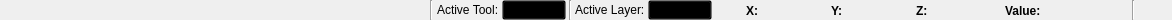
<?xml version="1.0" encoding="UTF-8"?>
<ui version="4.0">
 <class>StatusBar</class>
 <widget class="QWidget" name="StatusBar">
  <property name="geometry">
   <rect>
    <x>0</x>
    <y>0</y>
    <width>1172</width>
    <height>20</height>
   </rect>
  </property>
  <property name="minimumSize">
   <size>
    <width>0</width>
    <height>20</height>
   </size>
  </property>
  <property name="maximumSize">
   <size>
    <width>16777215</width>
    <height>20</height>
   </size>
  </property>
  <property name="windowTitle">
   <string>Form</string>
  </property>
  <property name="styleSheet">
   <string notr="true">QToolButton{
	background-color:  rgba( 0, 0, 0, 0 );
	border: 1px solid  rgba( 0, 0, 0, 0 );
	margin: 0, 0, 0, 0;
	padding: 0, 0, 0, 0, ;
}
QToolButton:hover{
	background-color: rgba( 0, 0, 0, 30 );
}


 QComboBox {
     padding: 1px 1px 1px 1px;
     /*min-width: 6em;*/
	background-color: rgba( 0,0,0,0 );
	color: black;
 }

 QComboBox:editable {
 }

 QComboBox:!editable, QComboBox::drop-down:editable {
	background-color: qlineargradient(x1: 0, y1: 0, x2: 0, y2: 1,
                                  stop: 0 #E1E1E1, stop: 0.4 #DDDDDD,
                                  stop: 0.5 #D8D8D8, stop: 1.0 #D3D3D3);
 }

 /* QComboBox gets the &quot;on&quot; state when the popup is open */
 QComboBox:!editable:on, QComboBox::drop-down:editable:on {
     background: qlineargradient(x1: 0, y1: 0, x2: 0, y2: 1,
                                 stop: 0 #D3D3D3, stop: 0.4 #D8D8D8,
                                 stop: 0.5 #DDDDDD, stop: 1.0 #E1E1E1);
 }

 QComboBox:on { /* shift the text when the popup opens */
 }

 QComboBox::drop-down {
     subcontrol-origin: padding;
     subcontrol-position: top right;
    /* width: 16px;*/
     border-top-right-radius: 2px;
     border-bottom-right-radius: 2px;
 }

 QComboBox::down-arrow {
     image: url(&quot;:/Images/Arrow.png&quot;);
 }

 QComboBox::down-arrow:on { /* shift the arrow when popup is open */
     top: 0px;
     left: 0px;
 }
QComboBox::icon{
	border: 1px solid rgba( 0, 0, 0, 0 );
}
</string>
  </property>
  <layout class="QHBoxLayout" name="horizontalLayout_11">
   <property name="spacing">
    <number>0</number>
   </property>
   <property name="margin">
    <number>0</number>
   </property>
   <item>
    <widget class="QWidget" name="widget_8" native="true">
     <property name="sizePolicy">
      <sizepolicy hsizetype="Fixed" vsizetype="Fixed">
       <horstretch>0</horstretch>
       <verstretch>0</verstretch>
      </sizepolicy>
     </property>
     <property name="minimumSize">
      <size>
       <width>20</width>
       <height>20</height>
      </size>
     </property>
     <property name="maximumSize">
      <size>
       <width>20</width>
       <height>20</height>
      </size>
     </property>
     <property name="font">
      <font/>
     </property>
     <layout class="QHBoxLayout" name="horizontalLayout_8">
      <property name="spacing">
       <number>0</number>
      </property>
      <property name="margin">
       <number>0</number>
      </property>
      <item>
       <widget class="QToolButton" name="info_button_">
        <property name="minimumSize">
         <size>
          <width>20</width>
          <height>20</height>
         </size>
        </property>
        <property name="maximumSize">
         <size>
          <width>20</width>
          <height>20</height>
         </size>
        </property>
        <property name="font">
         <font/>
        </property>
        <property name="toolTip">
         <string>Open/close the message dialog window</string>
        </property>
        <property name="text">
         <string/>
        </property>
        <property name="icon">
         <iconset resource="../../Resources/QtResources.qrc">
          <normaloff>:/Images/TextOff.png</normaloff>
          <normalon>:/Images/Text.png</normalon>:/Images/TextOff.png</iconset>
        </property>
        <property name="checkable">
         <bool>true</bool>
        </property>
        <property name="checked">
         <bool>false</bool>
        </property>
        <property name="popupMode">
         <enum>QToolButton::DelayedPopup</enum>
        </property>
       </widget>
      </item>
     </layout>
    </widget>
   </item>
   <item>
    <widget class="QWidget" name="widget_6" native="true">
     <property name="sizePolicy">
      <sizepolicy hsizetype="MinimumExpanding" vsizetype="Preferred">
       <horstretch>0</horstretch>
       <verstretch>0</verstretch>
      </sizepolicy>
     </property>
     <property name="minimumSize">
      <size>
       <width>0</width>
       <height>20</height>
      </size>
     </property>
     <property name="maximumSize">
      <size>
       <width>16777215</width>
       <height>20</height>
      </size>
     </property>
     <property name="font">
      <font/>
     </property>
     <layout class="QHBoxLayout" name="horizontalLayout_12">
      <property name="spacing">
       <number>0</number>
      </property>
      <property name="leftMargin">
       <number>4</number>
      </property>
      <property name="topMargin">
       <number>0</number>
      </property>
      <property name="rightMargin">
       <number>4</number>
      </property>
      <property name="bottomMargin">
       <number>0</number>
      </property>
      <item>
       <widget class="QWidget" name="status_report_widget_" native="true">
        <property name="sizePolicy">
         <sizepolicy hsizetype="MinimumExpanding" vsizetype="Preferred">
          <horstretch>0</horstretch>
          <verstretch>0</verstretch>
         </sizepolicy>
        </property>
        <property name="minimumSize">
         <size>
          <width>0</width>
          <height>20</height>
         </size>
        </property>
        <property name="maximumSize">
         <size>
          <width>16777215</width>
          <height>20</height>
         </size>
        </property>
        <layout class="QHBoxLayout" name="horizontalLayout_6">
         <property name="spacing">
          <number>0</number>
         </property>
         <property name="margin">
          <number>0</number>
         </property>
         <item>
          <widget class="QLabel" name="status_report_label_">
           <property name="minimumSize">
            <size>
             <width>0</width>
             <height>20</height>
            </size>
           </property>
           <property name="maximumSize">
            <size>
             <width>16777215</width>
             <height>20</height>
            </size>
           </property>
           <property name="text">
            <string/>
           </property>
          </widget>
         </item>
        </layout>
       </widget>
      </item>
      <item>
       <widget class="Line" name="line_2">
        <property name="minimumSize">
         <size>
          <width>0</width>
          <height>20</height>
         </size>
        </property>
        <property name="maximumSize">
         <size>
          <width>16777215</width>
          <height>20</height>
         </size>
        </property>
        <property name="orientation">
         <enum>Qt::Vertical</enum>
        </property>
       </widget>
      </item>
     </layout>
    </widget>
   </item>
   <item>
    <widget class="QWidget" name="actives_" native="true">
     <property name="sizePolicy">
      <sizepolicy hsizetype="Minimum" vsizetype="Fixed">
       <horstretch>0</horstretch>
       <verstretch>0</verstretch>
      </sizepolicy>
     </property>
     <property name="minimumSize">
      <size>
       <width>0</width>
       <height>20</height>
      </size>
     </property>
     <property name="maximumSize">
      <size>
       <width>16777215</width>
       <height>20</height>
      </size>
     </property>
     <layout class="QHBoxLayout" name="horizontalLayout_9">
      <property name="spacing">
       <number>3</number>
      </property>
      <property name="margin">
       <number>0</number>
      </property>
      <item>
       <widget class="QLabel" name="label_2">
        <property name="text">
         <string>Active Tool:</string>
        </property>
       </widget>
      </item>
      <item>
       <widget class="QComboBox" name="tool_combobox_">
        <property name="sizeAdjustPolicy">
         <enum>QComboBox::AdjustToContents</enum>
        </property>
        <property name="frame">
         <bool>false</bool>
        </property>
       </widget>
      </item>
      <item>
       <widget class="Line" name="line">
        <property name="sizePolicy">
         <sizepolicy hsizetype="Fixed" vsizetype="Fixed">
          <horstretch>0</horstretch>
          <verstretch>0</verstretch>
         </sizepolicy>
        </property>
        <property name="minimumSize">
         <size>
          <width>0</width>
          <height>20</height>
         </size>
        </property>
        <property name="maximumSize">
         <size>
          <width>16777215</width>
          <height>20</height>
         </size>
        </property>
        <property name="orientation">
         <enum>Qt::Vertical</enum>
        </property>
       </widget>
      </item>
      <item>
       <widget class="QLabel" name="label">
        <property name="text">
         <string>Active Layer:</string>
        </property>
       </widget>
      </item>
      <item>
       <widget class="QComboBox" name="layer_combobox_">
        <property name="sizeAdjustPolicy">
         <enum>QComboBox::AdjustToContents</enum>
        </property>
        <property name="frame">
         <bool>false</bool>
        </property>
       </widget>
      </item>
     </layout>
    </widget>
   </item>
   <item>
    <widget class="QWidget" name="label_values_" native="true">
     <property name="sizePolicy">
      <sizepolicy hsizetype="Fixed" vsizetype="Fixed">
       <horstretch>0</horstretch>
       <verstretch>0</verstretch>
      </sizepolicy>
     </property>
     <property name="minimumSize">
      <size>
       <width>420</width>
       <height>20</height>
      </size>
     </property>
     <property name="maximumSize">
      <size>
       <width>439</width>
       <height>20</height>
      </size>
     </property>
     <property name="font">
      <font/>
     </property>
     <layout class="QHBoxLayout" name="horizontalLayout_5" stretch="0,4,4,4,5">
      <property name="spacing">
       <number>0</number>
      </property>
      <property name="margin">
       <number>0</number>
      </property>
      <item>
       <widget class="QWidget" name="widget_7" native="true">
        <property name="sizePolicy">
         <sizepolicy hsizetype="Fixed" vsizetype="Fixed">
          <horstretch>0</horstretch>
          <verstretch>0</verstretch>
         </sizepolicy>
        </property>
        <property name="minimumSize">
         <size>
          <width>20</width>
          <height>20</height>
         </size>
        </property>
        <property name="maximumSize">
         <size>
          <width>20</width>
          <height>20</height>
         </size>
        </property>
        <property name="font">
         <font/>
        </property>
        <layout class="QHBoxLayout" name="horizontalLayout_7">
         <property name="spacing">
          <number>0</number>
         </property>
         <property name="margin">
          <number>0</number>
         </property>
         <item>
          <widget class="QToolButton" name="world_button_">
           <property name="minimumSize">
            <size>
             <width>20</width>
             <height>20</height>
            </size>
           </property>
           <property name="maximumSize">
            <size>
             <width>20</width>
             <height>20</height>
            </size>
           </property>
           <property name="font">
            <font/>
           </property>
           <property name="toolTip">
            <string>Switch between world coordinates and index coordinates</string>
           </property>
           <property name="text">
            <string/>
           </property>
           <property name="icon">
            <iconset resource="../../Resources/QtResources.qrc">
             <normaloff>:/Images/WorldOff.png</normaloff>
             <normalon>:/Images/World.png</normalon>:/Images/WorldOff.png</iconset>
           </property>
           <property name="checkable">
            <bool>true</bool>
           </property>
           <property name="checked">
            <bool>false</bool>
           </property>
           <property name="popupMode">
            <enum>QToolButton::DelayedPopup</enum>
           </property>
          </widget>
         </item>
        </layout>
       </widget>
      </item>
      <item>
       <widget class="QWidget" name="widget_2" native="true">
        <property name="minimumSize">
         <size>
          <width>80</width>
          <height>0</height>
         </size>
        </property>
        <property name="maximumSize">
         <size>
          <width>80</width>
          <height>16777215</height>
         </size>
        </property>
        <property name="font">
         <font/>
        </property>
        <layout class="QHBoxLayout" name="horizontalLayout" stretch="0,1">
         <property name="spacing">
          <number>0</number>
         </property>
         <property name="leftMargin">
          <number>4</number>
         </property>
         <property name="topMargin">
          <number>2</number>
         </property>
         <property name="rightMargin">
          <number>4</number>
         </property>
         <property name="bottomMargin">
          <number>1</number>
         </property>
         <item>
          <widget class="QLabel" name="x_coord_label_">
           <property name="minimumSize">
            <size>
             <width>14</width>
             <height>0</height>
            </size>
           </property>
           <property name="maximumSize">
            <size>
             <width>14</width>
             <height>16777215</height>
            </size>
           </property>
           <property name="font">
            <font>
             <weight>75</weight>
             <bold>true</bold>
            </font>
           </property>
           <property name="text">
            <string>X:</string>
           </property>
          </widget>
         </item>
         <item>
          <widget class="QLabel" name="x_">
           <property name="minimumSize">
            <size>
             <width>80</width>
             <height>0</height>
            </size>
           </property>
           <property name="maximumSize">
            <size>
             <width>80</width>
             <height>16777215</height>
            </size>
           </property>
           <property name="font">
            <font/>
           </property>
           <property name="text">
            <string/>
           </property>
          </widget>
         </item>
        </layout>
       </widget>
      </item>
      <item>
       <widget class="QWidget" name="widget_3" native="true">
        <property name="minimumSize">
         <size>
          <width>80</width>
          <height>0</height>
         </size>
        </property>
        <property name="maximumSize">
         <size>
          <width>80</width>
          <height>16777215</height>
         </size>
        </property>
        <property name="font">
         <font/>
        </property>
        <layout class="QHBoxLayout" name="horizontalLayout_2" stretch="0,1">
         <property name="spacing">
          <number>0</number>
         </property>
         <property name="leftMargin">
          <number>4</number>
         </property>
         <property name="topMargin">
          <number>2</number>
         </property>
         <property name="rightMargin">
          <number>4</number>
         </property>
         <property name="bottomMargin">
          <number>1</number>
         </property>
         <item>
          <widget class="QLabel" name="y_coord_label_">
           <property name="minimumSize">
            <size>
             <width>14</width>
             <height>0</height>
            </size>
           </property>
           <property name="maximumSize">
            <size>
             <width>14</width>
             <height>16777215</height>
            </size>
           </property>
           <property name="font">
            <font>
             <weight>75</weight>
             <bold>true</bold>
            </font>
           </property>
           <property name="text">
            <string>Y:</string>
           </property>
          </widget>
         </item>
         <item>
          <widget class="QLabel" name="y_">
           <property name="minimumSize">
            <size>
             <width>80</width>
             <height>0</height>
            </size>
           </property>
           <property name="maximumSize">
            <size>
             <width>80</width>
             <height>16777215</height>
            </size>
           </property>
           <property name="font">
            <font/>
           </property>
           <property name="text">
            <string/>
           </property>
          </widget>
         </item>
        </layout>
       </widget>
      </item>
      <item>
       <widget class="QWidget" name="widget_4" native="true">
        <property name="minimumSize">
         <size>
          <width>80</width>
          <height>0</height>
         </size>
        </property>
        <property name="maximumSize">
         <size>
          <width>80</width>
          <height>16777215</height>
         </size>
        </property>
        <property name="font">
         <font/>
        </property>
        <layout class="QHBoxLayout" name="horizontalLayout_3" stretch="0,1">
         <property name="spacing">
          <number>0</number>
         </property>
         <property name="leftMargin">
          <number>4</number>
         </property>
         <property name="topMargin">
          <number>2</number>
         </property>
         <property name="rightMargin">
          <number>4</number>
         </property>
         <property name="bottomMargin">
          <number>1</number>
         </property>
         <item>
          <widget class="QLabel" name="z_coord_label_">
           <property name="minimumSize">
            <size>
             <width>14</width>
             <height>0</height>
            </size>
           </property>
           <property name="maximumSize">
            <size>
             <width>14</width>
             <height>16777215</height>
            </size>
           </property>
           <property name="font">
            <font>
             <weight>75</weight>
             <bold>true</bold>
            </font>
           </property>
           <property name="text">
            <string>Z:</string>
           </property>
          </widget>
         </item>
         <item>
          <widget class="QLabel" name="z_">
           <property name="minimumSize">
            <size>
             <width>80</width>
             <height>0</height>
            </size>
           </property>
           <property name="maximumSize">
            <size>
             <width>80</width>
             <height>16777215</height>
            </size>
           </property>
           <property name="font">
            <font/>
           </property>
           <property name="text">
            <string/>
           </property>
          </widget>
         </item>
        </layout>
       </widget>
      </item>
      <item>
       <widget class="QWidget" name="widget" native="true">
        <property name="minimumSize">
         <size>
          <width>130</width>
          <height>0</height>
         </size>
        </property>
        <property name="maximumSize">
         <size>
          <width>130</width>
          <height>16777215</height>
         </size>
        </property>
        <property name="font">
         <font/>
        </property>
        <layout class="QHBoxLayout" name="horizontalLayout_4" stretch="0,1">
         <property name="spacing">
          <number>0</number>
         </property>
         <property name="leftMargin">
          <number>4</number>
         </property>
         <property name="topMargin">
          <number>2</number>
         </property>
         <property name="rightMargin">
          <number>4</number>
         </property>
         <property name="bottomMargin">
          <number>1</number>
         </property>
         <item>
          <widget class="QLabel" name="value_label_">
           <property name="minimumSize">
            <size>
             <width>40</width>
             <height>0</height>
            </size>
           </property>
           <property name="maximumSize">
            <size>
             <width>40</width>
             <height>16777215</height>
            </size>
           </property>
           <property name="font">
            <font>
             <weight>75</weight>
             <bold>true</bold>
            </font>
           </property>
           <property name="text">
            <string>Value:</string>
           </property>
          </widget>
         </item>
         <item>
          <widget class="QLabel" name="value_">
           <property name="sizePolicy">
            <sizepolicy hsizetype="Preferred" vsizetype="Preferred">
             <horstretch>0</horstretch>
             <verstretch>0</verstretch>
            </sizepolicy>
           </property>
           <property name="minimumSize">
            <size>
             <width>68</width>
             <height>0</height>
            </size>
           </property>
           <property name="maximumSize">
            <size>
             <width>68</width>
             <height>16777215</height>
            </size>
           </property>
           <property name="font">
            <font/>
           </property>
           <property name="text">
            <string/>
           </property>
          </widget>
         </item>
        </layout>
       </widget>
      </item>
     </layout>
    </widget>
   </item>
   <item>
    <widget class="QWidget" name="widget_9" native="true">
     <property name="sizePolicy">
      <sizepolicy hsizetype="Fixed" vsizetype="Fixed">
       <horstretch>0</horstretch>
       <verstretch>0</verstretch>
      </sizepolicy>
     </property>
     <property name="minimumSize">
      <size>
       <width>40</width>
       <height>20</height>
      </size>
     </property>
     <property name="maximumSize">
      <size>
       <width>40</width>
       <height>20</height>
      </size>
     </property>
     <property name="font">
      <font/>
     </property>
     <layout class="QHBoxLayout" name="horizontalLayout_10">
      <property name="spacing">
       <number>0</number>
      </property>
      <property name="margin">
       <number>0</number>
      </property>
      <item>
       <widget class="Line" name="line_3">
        <property name="sizePolicy">
         <sizepolicy hsizetype="Fixed" vsizetype="Fixed">
          <horstretch>0</horstretch>
          <verstretch>0</verstretch>
         </sizepolicy>
        </property>
        <property name="minimumSize">
         <size>
          <width>0</width>
          <height>20</height>
         </size>
        </property>
        <property name="maximumSize">
         <size>
          <width>16777215</width>
          <height>20</height>
         </size>
        </property>
        <property name="orientation">
         <enum>Qt::Vertical</enum>
        </property>
       </widget>
      </item>
      <item>
       <widget class="QToolButton" name="swap_visibility_button_">
        <property name="minimumSize">
         <size>
          <width>40</width>
          <height>20</height>
         </size>
        </property>
        <property name="maximumSize">
         <size>
          <width>40</width>
          <height>20</height>
         </size>
        </property>
        <property name="toolTip">
         <string>Switch between tool short cuts and mouse location indicator</string>
        </property>
        <property name="text">
         <string/>
        </property>
        <property name="icon">
         <iconset resource="../../Resources/QtResources.qrc">
          <normaloff>:/Images/SwitchTool.png</normaloff>:/Images/SwitchTool.png</iconset>
        </property>
        <property name="iconSize">
         <size>
          <width>32</width>
          <height>16</height>
         </size>
        </property>
        <property name="checkable">
         <bool>true</bool>
        </property>
        <property name="checked">
         <bool>false</bool>
        </property>
        <property name="popupMode">
         <enum>QToolButton::DelayedPopup</enum>
        </property>
       </widget>
      </item>
     </layout>
    </widget>
   </item>
  </layout>
 </widget>
 <resources>
  <include location="../../Resources/QtResources.qrc"/>
 </resources>
 <connections/>
</ui>
